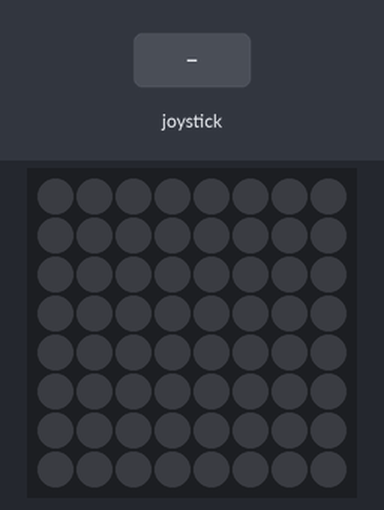
Bench run of a program on a simulated Raspberry Pi (BCM pin numbers) with a Sense HAT. Shown: the Sense HAT's 8×8 RGB LED matrix. The inputs (shaded band) are chosen by the test bench. Dim RGB values are drawn brighter than linear.

Above: at 1.2 s.
1.3 s: joystick pushed up
2.8 s: joystick pushed down
At 3.5 s:
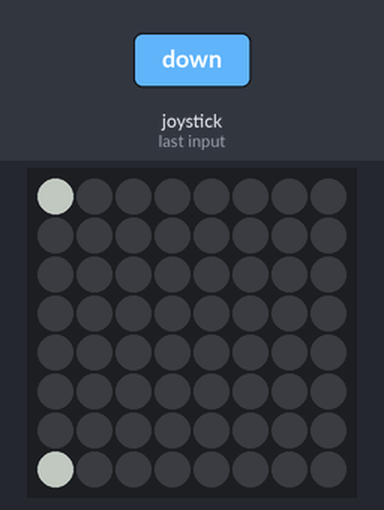
4.3 s: joystick pushed left
5.8 s: joystick pushed down
At 7.0 s:
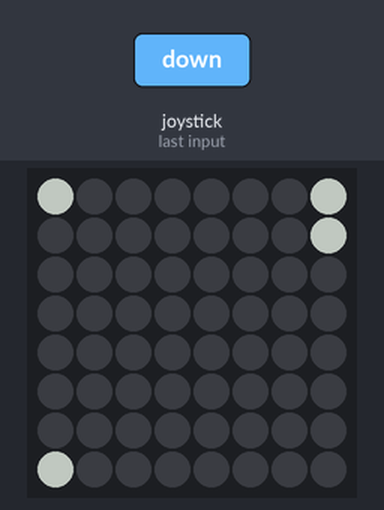
7.3 s: joystick pushed left
8.8 s: joystick pushed down
At 9.2 s:
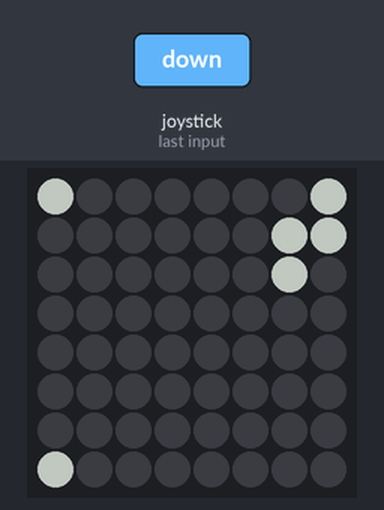
Timing chart, 0 to 11.3 s (numbered marks = the images above; inputs shaded):
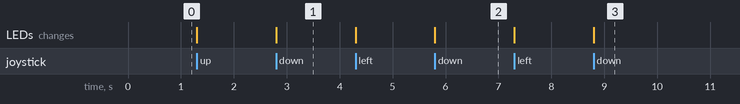

Measured:
- after the input at 2.8 s, the LEDs: change at once (image 1)
- after the input at 5.8 s, the LEDs: change at once (image 2)
- after the input at 8.8 s, the LEDs: change at once (image 3)

The program:

joystick.py
```python
# Runs on Python3
import sense_hat
s = sense_hat.SenseHat()

x = 0
y = 0

def xy(e, x,y):

    mv = {'left': (7,0),
            'right': (1,0),
            'down': (0,1),
            'up': (0,7),
            'middle':(0,0)}
    if(e.action == 'pressed'):
        dx,dy = mv[e.direction]
        x = (x + dx)%8
        y = (y + dy)%8
    return x,y

while(True):
	x,y = xy( s.stick.wait_for_event(), x,y)
	s.set_pixel(x,y, 100,100,100)
```
